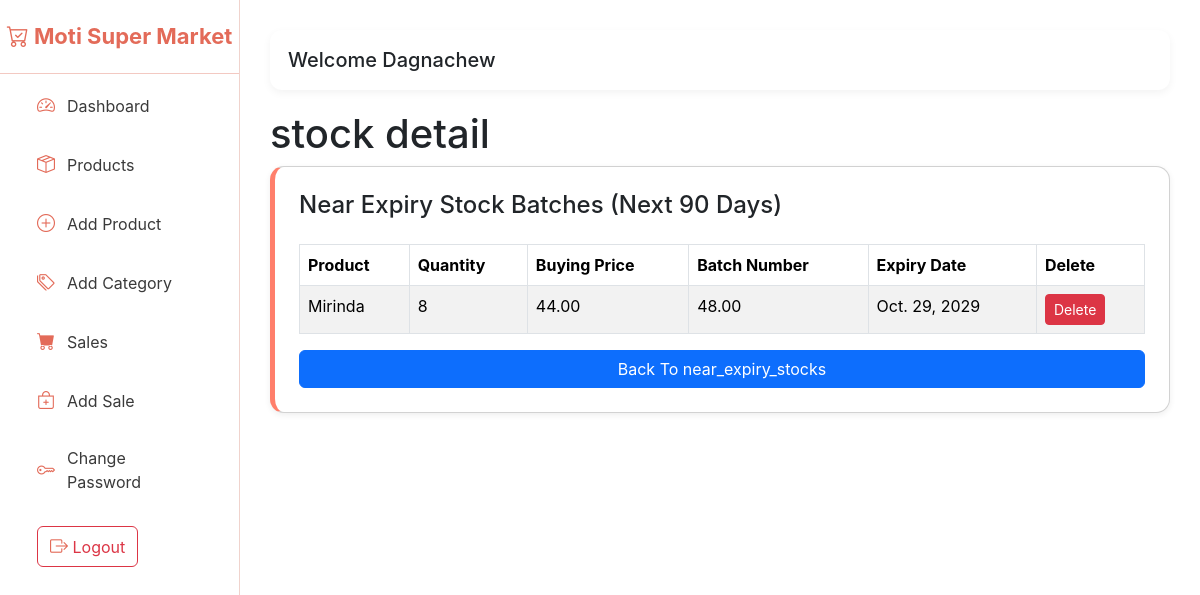
The page /stock_deatil/9/ (signed in) on the database as committed earlier.
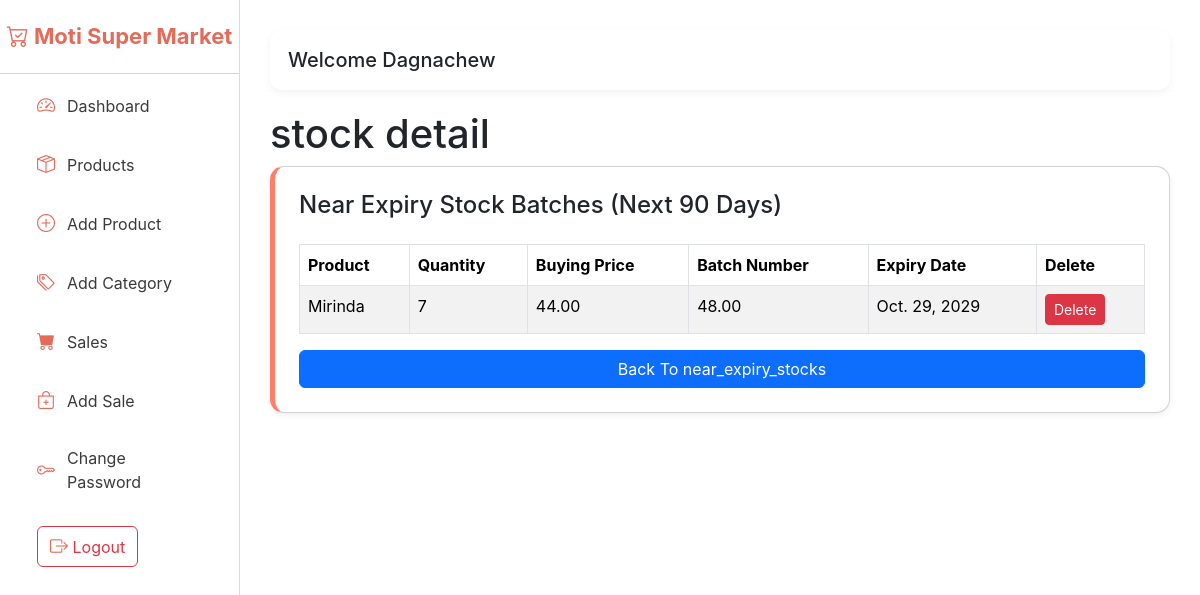
The same page on the database as committed later.
### myapp/models.py (models this page shows, shortened)
class Stock(models.Model):
    product = models.ForeignKey(Product,related_name="batches", on_delete=models.CASCADE)
    quantity = models.PositiveIntegerField()
    buying_price = models.DecimalField(max_digits=10, decimal_places=2)
    batch_number = models.CharField(max_length=100, blank=True, null=True)
    expiry_date = models.DateField(blank=True, null=True)
    added_at = models.DateTimeField(auto_now_add=True)

class Product(models.Model):
    name = models.CharField(max_length=200)
    category = models.ForeignKey(Category, on_delete=models.SET_NULL, null=True)
    barcode = models.CharField(max_length=100, blank=True, null=True)
    selling_price = models.DecimalField(max_digits=10, decimal_places=2)
    low_stock_threshold = models.PositiveIntegerField(default=10)  # NEW FIELD
    created_at = models.DateTimeField(auto_now_add=True)

### myapp/views.py (the view)
# urls.py: path('stock_deatil/<int:stock_id>/', views.stock_deatil, name='stock_deatil'),
@login_required(login_url='/accounts/login')
@user_passes_test(is_admin)
def stock_deatil(request, stock_id):
    stock = get_object_or_404(Stock, id = stock_id)
    context = {
        'stock': stock,
    }
    return render(request, 'stock_detail.html', context)

### authentication/views.py (called while the page is built)
def is_admin(user):
    return user.user_type == 'admin'

### template/stock_detail.html
{% extends 'base.html' %}
{% block content %}
<h1>stock detail</h1>
{% if stock %}
<div class="card card-simple p-4">
    <h4>Near Expiry Stock Batches (Next 90 Days)</h4>
    <table class="table table-striped table-bordered mt-3">
        <thead>
            <tr>
                <th>Product</th>
                <th>Quantity</th>
                <th>Buying Price</th>
                <th>Batch Number</th>
                <th>Expiry Date</th>
                <th>Delete</th>
            </tr>
        </thead>
        <tbody>
            <tr>
                <td>{{ stock.product.name }}</td>
                <td>{{ stock.quantity }}</td>
                <td>{{ stock.buying_price }}</td>
                <td>{{ stock.product.selling_price }}</td>
                <td>{{ stock.expiry_date }}</td>
                <td>
                    <a href="{% url 'delete_stock' stock.id %}" class="btn btn-danger btn-sm text-white"> Delete </a>
                </td>
            </tr>
        </tbody>
    </table>
    <a href="{% url 'near_expiry_stocks' %}" class="btn btn-primary btn-md">Back To near_expiry_stocks</a>
</div>
{% endif %}
{%endblock%}

Rows that differ between the two databases and show on the page:
changed Stock "Mirinda": quantity "8" → "7"
